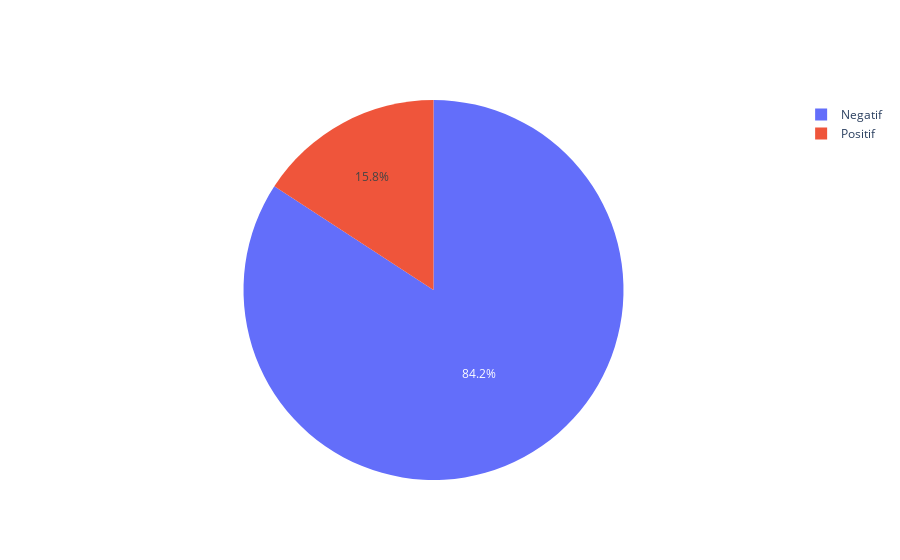

Write notebook code for a chart like this one.
### Code cell
import plotly.graph_objs as go

labels = ['Positif','Negatif']
values = [int(pos),int(neg)]

trace = go.Pie(labels=labels, values=values)
iplot([trace], filename='basic_pie_chart')

### Figure 1 — Plotly figure (JSON) as saved in the notebook; plotly's stock layout.template omitted (floating-point values rounded to 4 significant figures)
{"data": [{"labels": ["Positif", "Negatif"], "type": "pie", "values": [668, 3558]}], "layout": {}}
